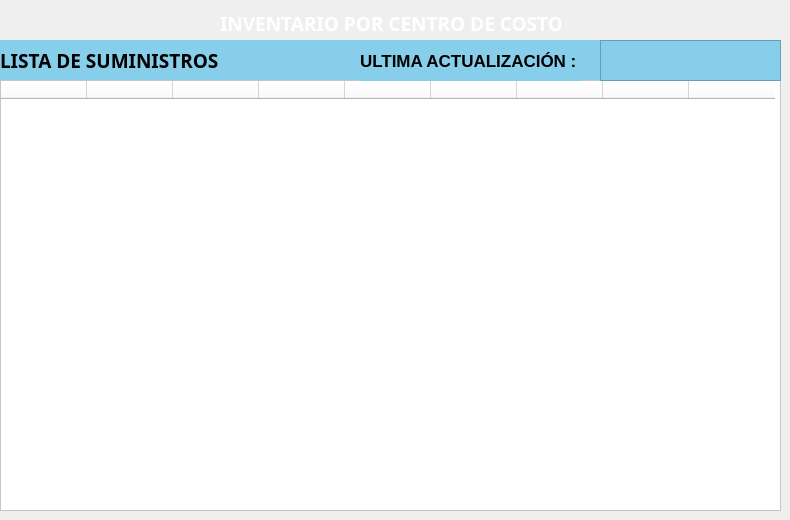
    <widget class="QWidget" name="tab">
     <attribute name="title">
      <string>Pagina principal</string>
     </attribute>
     <widget class="QLabel" name="label_6">
      <property name="geometry">
       <rect>
        <x>220</x>
        <y>10</y>
        <width>341</width>
        <height>21</height>
       </rect>
      </property>
      <property name="font">
       <font>
        <family>Trebuchet MS</family>
        <pointsize>14</pointsize>
        <bold>true</bold>
        <underline>false</underline>
        <strikeout>false</strikeout>
        <kerning>true</kerning>
       </font>
      </property>
      <property name="text">
       <string>&lt;html&gt;&lt;head/&gt;&lt;body&gt;&lt;p&gt;&lt;span style=&quot; color:#ffffff;&quot;&gt;INVENTARIO POR CENTRO DE COSTOS&lt;/span&gt;&lt;/p&gt;&lt;/body&gt;&lt;/html&gt;</string>
      </property>
     </widget>
     <widget class="QLabel" name="label_3">
      <property name="geometry">
       <rect>
        <x>0</x>
        <y>40</y>
        <width>781</width>
        <height>41</height>
       </rect>
      </property>
      <property name="font">
       <font>
        <family>Trebuchet MS</family>
        <pointsize>14</pointsize>
       </font>
      </property>
      <property name="styleSheet">
       <string notr="true">background-color: rgb(135, 206, 235);</string>
      </property>
      <property name="text">
       <string>&lt;html&gt;&lt;head/&gt;&lt;body&gt;&lt;p&gt;&lt;span style=&quot; font-weight:700;&quot;&gt;LISTA DE SUMINISTROS&lt;/span&gt;&lt;/p&gt;&lt;/body&gt;&lt;/html&gt;</string>
      </property>
     </widget>
     <widget class="QTableWidget" name="tableWidget">
      <property name="geometry">
       <rect>
        <x>0</x>
        <y>80</y>
        <width>781</width>
        <height>431</height>
       </rect>
      </property>
      <property name="styleSheet">
       <string notr="true">background-color: rgb(255, 255, 255);</string>
      </property>
      <property name="columnCount">
       <number>9</number>
      </property>
      <attribute name="horizontalHeaderCascadingSectionResizes">
       <bool>false</bool>
      </attribute>
      <attribute name="horizontalHeaderDefaultSectionSize">
       <number>86</number>
      </attribute>
      <attribute name="verticalHeaderMinimumSectionSize">
       <number>24</number>
      </attribute>
      <attribute name="verticalHeaderDefaultSectionSize">
       <number>30</number>
      </attribute>
      <column>
       <property name="text">
        <string/>
       </property>
       <property name="icon">
        <iconset theme="accessories-calculator">
         <normaloff>.</normaloff>.</iconset>
       </property>
      </column>
      <column>
       <property name="text">
        <string/>
       </property>
      </column>
      <column>
       <property name="text">
        <string/>
       </property>
      </column>
      <column>
       <property name="text">
        <string/>
       </property>
      </column>
      <column>
       <property name="text">
        <string/>
       </property>
      </column>
      <column>
       <property name="text">
        <string/>
       </property>
      </column>
      <column>
       <property name="text">
        <string/>
       </property>
      </column>
      <column>
       <property name="text">
        <string/>
       </property>
      </column>
      <column>
       <property name="text">
        <string/>
       </property>
      </column>
     </widget>
     <widget class="QLabel" name="label_5">
      <property name="geometry">
       <rect>
        <x>360</x>
        <y>40</y>
        <width>221</width>
        <height>41</height>
       </rect>
      </property>
      <property name="font">
       <font>
        <pointsize>13</pointsize>
        <bold>true</bold>
       </font>
      </property>
      <property name="styleSheet">
       <string notr="true">background-color: rgb(135, 206, 235);</string>
      </property>
      <property name="text">
       <string>ULTIMA ACTUALIZACIÓN :</string>
      </property>
     </widget>
     <widget class="QTextBrowser" name="fecha">
      <property name="geometry">
       <rect>
        <x>600</x>
        <y>40</y>
        <width>181</width>
        <height>41</height>
       </rect>
      </property>
      <property name="font">
       <font>
        <pointsize>11</pointsize>
       </font>
      </property>
      <property name="styleSheet">
       <string notr="true">color: rgb(0, 0, 0);
background-color: rgb(135, 206, 235);</string>
      </property>
     </widget>
     <zorder>label_3</zorder>
     <zorder>label_6</zorder>
     <zorder>tableWidget</zorder>
     <zorder>label_5</zorder>
     <zorder>fecha</zorder>
    </widget>
